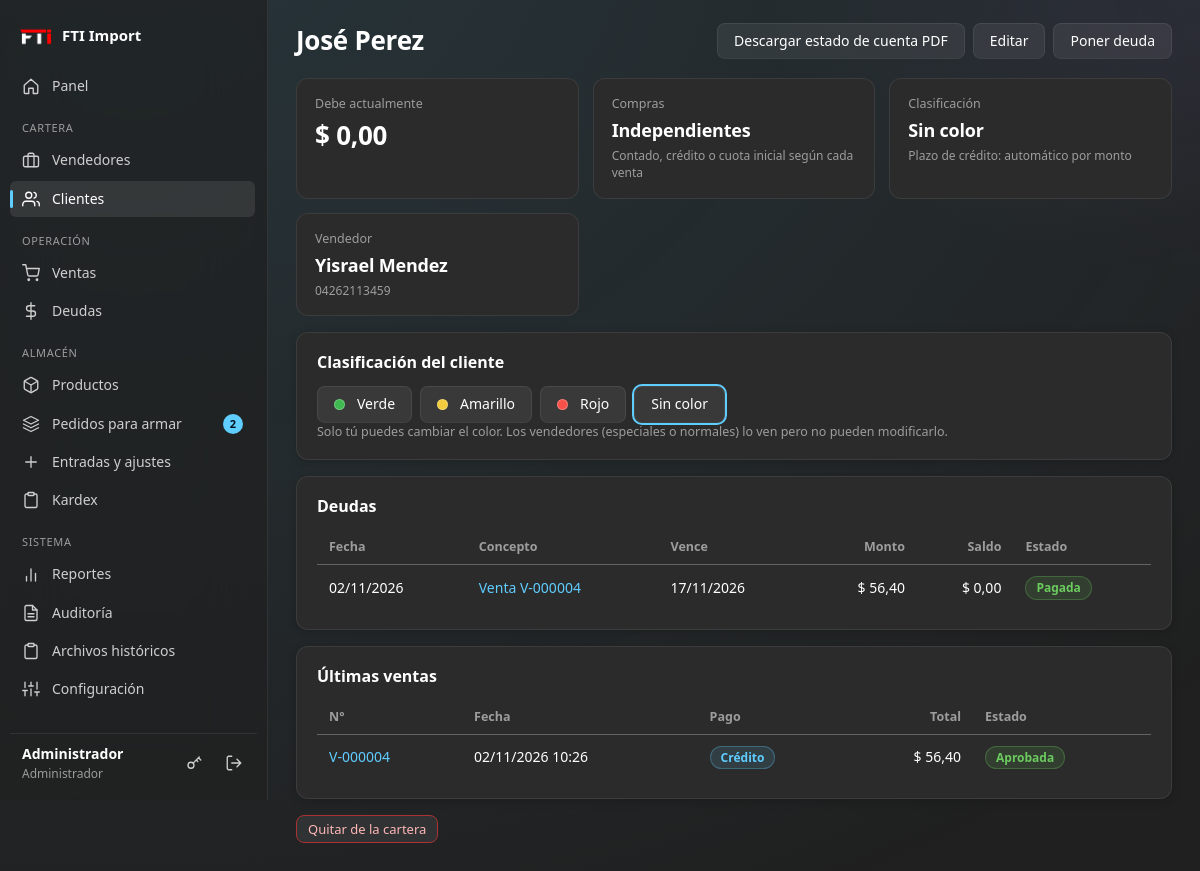
Screenshot of /clientes/4 (signed in) with the database file from the repository.
### tables this page shows
CREATE TABLE configuracion (
    clave TEXT PRIMARY KEY,
    valor TEXT
);

CREATE TABLE usuarios (
    id         INTEGER PRIMARY KEY AUTOINCREMENT,
    usuario    TEXT NOT NULL UNIQUE,
    nombre     TEXT NOT NULL,
    clave_hash TEXT NOT NULL,
    rol        TEXT NOT NULL CHECK (rol IN ('admin', 'vendedor')),
    telefono   TEXT DEFAULT '',
    email      TEXT DEFAULT '',
    activo     INTEGER NOT NULL DEFAULT 1,
    creado     TEXT NOT NULL,
    -- Tipo de vendedor: 'especial' elige detal/mayor y USD/Bs; 'normal' solo vende al mayor en USD.
    tipo_vendedor TEXT NOT NULL DEFAULT 'normal' CHECK (tipo_vendedor IN ('especial', 'normal'))
);

CREATE TABLE clientes (
    id                 INTEGER PRIMARY KEY AUTOINCREMENT,
    vendedor_id        INTEGER NOT NULL REFERENCES usuarios(id),
    nombre             TEXT NOT NULL,
    documento          TEXT DEFAULT '',
    telefono           TEXT DEFAULT '',
    direccion          TEXT DEFAULT '',
    tipo_pago          TEXT NOT NULL DEFAULT 'contado' CHECK (tipo_pago IN ('contado', 'credito')),
    dias_credito       INTEGER NOT NULL DEFAULT 0,
    limite_credito_usd REAL NOT NULL DEFAULT 0,      -- 0 = sin límite
    activo             INTEGER NOT NULL DEFAULT 1,
    creado             TEXT NOT NULL,
    -- Semáforo del cliente: solo el admin lo cambia; los vendedores solo lo ven. NULL = sin color.
    color              TEXT DEFAULT NULL CHECK (color IN ('verde', 'amarillo', 'rojo'))
);

CREATE TABLE deudas (
    id           INTEGER PRIMARY KEY AUTOINCREMENT,
    cliente_id   INTEGER NOT NULL REFERENCES clientes(id),
    vendedor_id  INTEGER NOT NULL REFERENCES usuarios(id),
    venta_id     INTEGER REFERENCES ventas(id),
    concepto     TEXT NOT NULL DEFAULT '',
    monto_usd    REAL NOT NULL,
    fecha        TEXT NOT NULL,
    dias_credito INTEGER NOT NULL DEFAULT 0,
    vencimiento  TEXT NOT NULL,
    estado       TEXT NOT NULL DEFAULT 'activa'
                 CHECK (estado IN ('pendiente', 'activa', 'pagada', 'anulada')),
    creado_por   INTEGER REFERENCES usuarios(id)
);

CREATE TABLE "ventas" (
                    id INTEGER PRIMARY KEY AUTOINCREMENT,
                    numero TEXT,
                    fecha TEXT NOT NULL,
                    cliente_id INTEGER NOT NULL REFERENCES clientes(id),
                    vendedor_id INTEGER NOT NULL REFERENCES usuarios(id),
                    tipo_pago TEXT NOT NULL CHECK (tipo_pago IN ('contado', 'credito')),
                    dias_credito INTEGER NOT NULL DEFAULT 0,
                    moneda TEXT NOT NULL CHECK (moneda IN ('USD', 'VES')),
                    tasa REAL NOT NULL DEFAULT 1,
                    metodo_pago TEXT DEFAULT '',
                    subtotal REAL NOT NULL DEFAULT 0,
                    descuento REAL NOT NULL DEFAULT 0,
                    total REAL NOT NULL DEFAULT 0,
                    total_usd REAL NOT NULL DEFAULT 0,
                    estado TEXT NOT NULL DEFAULT 'pendiente'
                           CHECK (estado IN ('pendiente', 'aprobada', 'rechazada', 'anulada')),
                    pagada INTEGER NOT NULL DEFAULT 0,
                    nota TEXT DEFAULT '',
                    aprobado_por INTEGER REFERENCES usuarios(id),
                    fecha_aprobacion TEXT,
                    motivo TEXT DEFAULT ''
                );

### routes/clientes.py (the view)
@bp.route("/<int:cliente_id>")
@login_required
def detalle(cliente_id):
    c = _cliente_o_404(cliente_id)
    deudas = query("SELECT * FROM v_deudas WHERE cliente_id = ? AND estado != 'anulada' ORDER BY fecha DESC", (cliente_id,))
    ventas = query("SELECT * FROM ventas WHERE cliente_id = ? ORDER BY id DESC LIMIT 10", (cliente_id,))
    return render_template("clientes/detalle.html", c=c, deudas=deudas, ventas=ventas,
                           saldo=saldo_cliente_usd(cliente_id))

### templates/clientes/detalle.html (shortened to what this page needs)
{% extends 'base.html' %}
{% from '_macros.html' import estado_deuda_tag, estado_venta, tipo_pago_tag, color_cliente, cli_clase %}
{% block titulo %}{{ color_cliente(c.color) }}{{ c.nombre }}{% endblock %}
{% block acciones %}
  <a class="btn" href="{{ url_for('clientes.estado_cuenta_pdf', cliente_id=c.id) }}">Descargar estado de cuenta PDF</a>
  <a class="btn" href="{{ url_for('clientes.editar', cliente_id=c.id) }}">Editar</a>
  {% if g.user.rol == 'admin' %}<a class="btn" href="{{ url_for('deudas.nueva', cliente=c.id) }}">Poner deuda</a>{% endif %}
{% endblock %}
{% block contenido %}
<section class="stats">
  <div class="stat {{ 'deuda-roja' if saldo > 0.005 }}"><span>Debe actualmente</span><b>$ {{ saldo|num }}</b></div>
  <div class="stat"><span>Compras</span><b class="txt">Independientes</b><small>Contado, crédito o cuota inicial según cada venta</small></div>
  <div class="stat {{ cli_clase(c.color) }}"><span>Clasificación</span><b class="txt">{% if c.color %}{{ color_cliente(c.color, True) }}{% else %}Sin color{% endif %}</b>{% if g.user.rol == 'admin' %}<small>Plazo de crédito: {{ (c.dias_credito ~ ' días (fijo)') if c.dias_credito > 0 else 'automático por monto' }}</small>{% endif %}</div>
  <div class="stat"><span>Vendedor</span><b class="txt">{{ c.vendedor_nombre }}</b><small>{{ c.telefono or 'Sin teléfono' }}</small></div>
</section>
{% if g.user.rol == 'admin' %}
<section class="card">
  <h2>Clasificación del cliente</h2>
  <div class="color-picker">
    {% for col, nombre in [('verde', 'Verde'), ('amarillo', 'Amarillo'), ('rojo', 'Rojo'), ('', 'Sin color')] %}
    <form method="post" action="{{ url_for('clientes.color', cliente_id=c.id) }}">{{ csrf_field() }}
      <button class="btn {{ 'sel' if (c.color or '') == col }}">{% if col %}<span class="dot {{ col }}"></span>{% endif %}{{ nombre }}</button>
    </form>
    {% endfor %}
  </div>
  <p class="hint">Solo tú puedes cambiar el color. Los vendedores (especiales o normales) lo ven pero no pueden modificarlo.</p>
</section>
{% endif %}
<section class="card">
  <h2>Deudas</h2>
  {% if deudas %}
  <div class="table-wrap"><table class="stack">
    <thead><tr><th>Fecha</th><th>Concepto</th><th>Vence</th><th class="r">Monto</th><th class="r">Saldo</th><th>Estado</th></tr></thead>
    <tbody>{% for d in deudas %}
      <tr><td data-label="Fecha">{{ d.fecha|fecha }}</td><td data-label="Concepto"><a href="{{ url_for('deudas.detalle', deuda_id=d.id) }}">{{ d.concepto }}</a></td>
          <td data-label="Vence">{{ d.vencimiento|fecha }}</td><td data-label="Monto" class="r">$ {{ d.monto_usd|num }}</td>
          <td data-label="Saldo" class="r {{ 'deuda-roja' if d.estado == 'activa' and d.saldo_usd > 0.005 }}">$ {{ d.saldo_usd|num }}</td><td data-label="Estado">{{ estado_deuda_tag(d) }}</td></tr>
    {% endfor %}</tbody></table></div>
  {% else %}<p class="muted">Este cliente no tiene deudas.</p>{% endif %}
</section>
<section class="card">
  <h2>Últimas ventas</h2>
  {% if ventas %}
  <div class="table-wrap"><table class="stack">
    <thead><tr><th>N°</th><th>Fecha</th><th>Pago</th><th class="r">Total</th><th>Estado</th></tr></thead>
    <tbody>{% for v in ventas %}
      <tr><td data-label="N°"><a href="{{ url_for('ventas.detalle', venta_id=v.id) }}">{{ v.numero }}</a></td><td data-label="Fecha">{{ v.fecha|fechahora }}</td>
          <td data-label="Pago">{{ tipo_pago_tag(v.tipo_pago) }}</td><td data-label="Total" class="r">{{ v.total|money(v.moneda) }}</td><td data-label="Estado">{{ estado_venta(v.estado) }}</td></tr>
    {% endfor %}</tbody></table></div>
  {% else %}<p class="muted">Sin ventas todavía.</p>{% endif %}
</section>
<form method="post" action="{{ url_for('clientes.desactivar', cliente_id=c.id) }}" onsubmit="return confirm('¿Quitar a este cliente de la cartera?');">
  {{ csrf_field() }}<button class="btn danger sm">Quitar de la cartera</button>
</form>
{% endblock %}

### templates/base.html (shortened to what this page needs)
{% from '_macros.html' import ico, flashes %}
<!doctype html>
<html lang="es">
<head>
  <link rel="stylesheet" href="{{ url_for('static', filename='css/style.css') }}">
</head>
<body>
{% if g.user %}
  {% set ep = request.endpoint or '' %}
  <div class="shell">
    <aside class="sidebar">
<div class="brand">
    <span class="brand-logo">
        <img src="{{ url_for('static', filename='logo.png') }}"
             alt="Logo de la empresa"
             class="logo-empresa">
    </span>
    <span class="brand-name">{{ empresa }}</span>
</div>      <nav class="nav">
        <a href="{{ url_for('panel.inicio') }}" class="{{ 'on' if ep == 'panel.inicio' }}">{{ ico('home') }}<span>Panel</span></a>
        {% if g.user.rol == 'admin' %}
          <div class="nav-group">Cartera</div>
          <a href="{{ url_for('admin.vendedores') }}" class="{{ 'on' if ep.startswith('admin.vendedor') }}">{{ ico('brief') }}<span>Vendedores</span></a>
          <a href="{{ url_for('clientes.lista') }}" class="{{ 'on' if ep.startswith('clientes.') }}">{{ ico('users') }}<span>Clientes</span></a>
          <div class="nav-group">Operación</div>
          <a href="{{ url_for('ventas.lista') }}" class="{{ 'on' if ep.startswith('ventas.') }}">{{ ico('cart') }}<span>Ventas</span>{% if n_pendientes %}<b class="pill">{{ n_pendientes }}</b>{% endif %}</a>
          <a href="{{ url_for('deudas.lista') }}" class="{{ 'on' if ep.startswith('deudas.') }}">{{ ico('dollar') }}<span>Deudas</span></a>
          <div class="nav-group">Almacén</div>
          <a href="{{ url_for('catalogo.productos') }}" class="{{ 'on' if ep in ('catalogo.productos','catalogo.producto_nuevo','catalogo.producto_editar','catalogo.categorias') }}">{{ ico('box') }}<span>Productos</span></a>
          <a href="{{ url_for('armados.lista') }}" class="{{ 'on' if ep.startswith('armados.') }}">{{ ico('layers') }}<span>Pedidos para armar</span>{% if n_por_armar %}<b class="pill" title="Pedidos pendientes o sin asignar">{{ n_por_armar }}</b>{% endif %}</a>
          <a href="{{ url_for('catalogo.movimiento') }}" class="{{ 'on' if ep == 'catalogo.movimiento' }}">{{ ico('plus') }}<span>Entradas y ajustes</span></a>
          <a href="{{ url_for('catalogo.kardex') }}" class="{{ 'on' if ep == 'catalogo.kardex' }}">{{ ico('clip') }}<span>Kardex</span></a>
          <div class="nav-group">Sistema</div>
          <a href="{{ url_for('admin.reportes') }}" class="{{ 'on' if ep == 'admin.reportes' }}">{{ ico('chart') }}<span>Reportes</span></a>
          <a href="{{ url_for('admin.auditoria') }}" class="{{ 'on' if ep == 'admin.auditoria' }}">{{ ico('file') }}<span>Auditoría</span></a>
          <a href="{{ url_for('admin.historiales') }}" class="{{ 'on' if ep.startswith('admin.historial') }}">{{ ico('clip') }}<span>Archivos históricos</span></a>
          <a href="{{ url_for('admin.configuracion') }}" class="{{ 'on' if ep == 'admin.configuracion' }}">{{ ico('sliders') }}<span>Configuración</span></a>
        {% endif %}
      </nav>
      <div class="user-box">
        <div class="user-info"><b>{{ g.user.nombre }}</b><small>{{ 'Administrador' if g.user.rol == 'admin' else ('Vendedor especial' if g.user.tipo_vendedor == 'especial' else 'Vendedor') }}</small></div>
        <a class="icon-btn" href="{{ url_for('auth.cuenta') }}" title="Cambiar clave">{{ ico('key') }}</a>
        <form method="post" action="{{ url_for('auth.logout') }}">{{ csrf_field() }}<button class="icon-btn" title="Cerrar sesión">{{ ico('logout') }}</button></form>
      </div>
    </aside>
    <main class="content">
      <header class="topbar">
        <h1>{% block titulo %}{% endblock %}</h1>
        <div class="topbar-right">{% block acciones %}{% endblock %}</div>
      </header>
      {% block contenido %}{% endblock %}
    </main>
  </div>
{% else %}
  <main class="auth">{{ flashes() }}{{ self.contenido() }}</main>
{% endif %}
</body>
</html>

### templates/_macros.html (shortened to what this page needs)
{% macro ico(n) -%}
<svg class="ico" viewBox="0 0 24 24" fill="none" stroke="currentColor" stroke-width="1.8" stroke-linecap="round" stroke-linejoin="round" aria-hidden="true">
{%- if n == 'home' %}<path d="M3 11l9-8 9 8v10a1 1 0 0 1-1 1h-5v-7H9v7H4a1 1 0 0 1-1-1z"/>
{%- elif n == 'users' %}<path d="M17 21v-2a4 4 0 0 0-4-4H5a4 4 0 0 0-4 4v2"/><circle cx="9" cy="7" r="4"/><path d="M23 21v-2a4 4 0 0 0-3-3.87M16 3.13a4 4 0 0 1 0 7.75"/>
{%- elif n == 'box' %}<path d="M21 16V8a2 2 0 0 0-1-1.73l-7-4a2 2 0 0 0-2 0l-7 4A2 2 0 0 0 3 8v8a2 2 0 0 0 1 1.73l7 4a2 2 0 0 0 2 0l7-4A2 2 0 0 0 21 16z"/><path d="M3.27 6.96L12 12.01l8.73-5.05M12 22.08V12"/>
{%- elif n == 'cart' %}<circle cx="9" cy="21" r="1"/><circle cx="20" cy="21" r="1"/><path d="M1 1h4l2.68 13.39a2 2 0 0 0 2 1.61h9.72a2 2 0 0 0 2-1.61L23 6H6"/>
{%- elif n == 'dollar' %}<path d="M12 1v22M17 5H9.5a3.5 3.5 0 0 0 0 7h5a3.5 3.5 0 0 1 0 7H6"/>
{%- elif n == 'brief' %}<rect x="2" y="7" width="20" height="14" rx="2"/><path d="M16 21V5a2 2 0 0 0-2-2h-4a2 2 0 0 0-2 2v16"/>
{%- elif n == 'chart' %}<path d="M18 20V10M12 20V4M6 20v-6"/>
{%- elif n == 'sliders' %}<path d="M4 21v-7M4 10V3M12 21v-9M12 8V3M20 21v-5M20 12V3M1 14h6M9 8h6M17 16h6"/>
{%- elif n == 'clip' %}<path d="M16 4h2a2 2 0 0 1 2 2v14a2 2 0 0 1-2 2H6a2 2 0 0 1-2-2V6a2 2 0 0 1 2-2h2"/><rect x="8" y="2" width="8" height="4" rx="1"/>
{%- elif n == 'tag' %}<path d="M20.59 13.41l-7.17 7.17a2 2 0 0 1-2.83 0L2 12V2h10l8.59 8.59a2 2 0 0 1 0 2.82z"/><circle cx="7" cy="7" r="1"/>
{%- elif n == 'layers' %}<path d="M12 2L2 7l10 5 10-5-10-5zM2 17l10 5 10-5M2 12l10 5 10-5"/>
{%- elif n == 'logout' %}<path d="M9 21H5a2 2 0 0 1-2-2V5a2 2 0 0 1 2-2h4M16 17l5-5-5-5M21 12H9"/>
{%- elif n == 'plus' %}<path d="M12 5v14M5 12h14"/>
{%- elif n == 'key' %}<circle cx="8" cy="15" r="4"/><path d="M10.85 12.15L19 4M18 5l3 3M15 8l2 2"/>
{%- elif n == 'file' %}<path d="M14 2H6a2 2 0 0 0-2 2v16a2 2 0 0 0 2 2h12a2 2 0 0 0 2-2V8z"/><path d="M14 2v6h6M16 13H8M16 17H8"/>
{%- endif -%}
</svg>
{%- endmacro %}
{% macro estado_venta(e) -%}
{%- set m = {'pendiente': ('warn', 'Pendiente'), 'aprobada': ('ok', 'Aprobada'), 'rechazada': ('bad', 'Rechazada'), 'anulada': ('mute', 'Anulada')} -%}
<span class="badge {{ m[e][0] }}">{{ m[e][1] }}</span>
{%- endmacro %}
{% macro estado_deuda_tag(d) -%}
{%- set e = estado_deuda(d) -%}
{%- set m = {'pendiente': ('warn', 'Por aprobar'), 'pagada': ('ok', 'Pagada'), 'anulada': ('mute', 'Anulada'), 'vencida': ('bad', 'Vencida'), 'por_vencer': ('warn', 'Por vencer'), 'al_dia': ('info', 'Al día')} -%}
<span class="badge {{ m[e][0] }}">{{ m[e][1] }}</span>
{%- endmacro %}
{% macro tipo_pago_tag(t) -%}
<span class="badge {{ 'info' if t == 'credito' else 'mute' }}">{{ 'Crédito' if t == 'credito' else 'Contado' }}</span>
{%- endmacro %}
{% macro cli_clase(c) -%}{{ 'cli-' ~ c if c else '' }}{%- endmacro %}

### rows the page displays
configuracion: valor "FTI Import"
usuarios: user.nombre "Administrador", rol "Administrador"
clientes: nombre "José Perez", dias_credito "automático por monto", telefono "04262113459"
usuarios: vendedor_nombre "Yisrael Mendez"
deudas: fecha|fecha "02/11/2026", concepto "Venta V-000004", vencimiento|fecha "17/11/2026", monto_usd|num "56,40", saldo_usd|num "0,00", estado "Pagada"
ventas: numero "V-000004", fecha|fechahora "02/11/2026 10:26", tipo_pago "Crédito", total "$ 56,40", estado "Aprobada"

### other values shown
{{ n_por_armar }} "2"
{{ saldo|num }} "0,00"
{{ nombre }} "Verde" "Amarillo" "Rojo" "Sin color"
